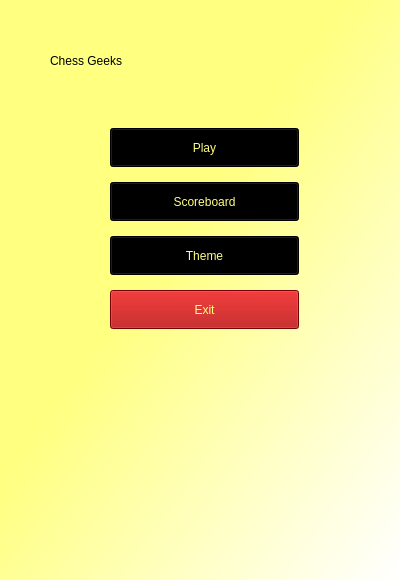
<?xml version="1.0" encoding="UTF-8"?>
<ui version="4.0">
 <class>MainForm</class>
 <widget class="QWidget" name="MainForm">
  <property name="geometry">
   <rect>
    <x>0</x>
    <y>0</y>
    <width>400</width>
    <height>580</height>
   </rect>
  </property>
  <property name="windowTitle">
   <string>Chess Geeks - Main</string>
  </property>
  <property name="autoFillBackground">
   <bool>false</bool>
  </property>
  <property name="styleSheet">
   <string notr="true">background-color: qlineargradient(spread:pad, x1:0.432, y1:0.409091, x2:1, y2:1, stop:0 rgba(255, 255, 127, 243), stop:1 rgba(255, 255, 255, 255));</string>
  </property>
  <widget class="QLabel" name="label">
   <property name="geometry">
    <rect>
     <x>50</x>
     <y>30</y>
     <width>321</width>
     <height>61</height>
    </rect>
   </property>
   <property name="styleSheet">
    <string notr="true">background-color: transparent;
font:38pt &quot;Cooper Black&quot;;</string>
   </property>
   <property name="text">
    <string>Chess Geeks</string>
   </property>
  </widget>
  <widget class="QPushButton" name="btnScoreboard">
   <property name="geometry">
    <rect>
     <x>110</x>
     <y>182</y>
     <width>189</width>
     <height>39</height>
    </rect>
   </property>
   <property name="styleSheet">
    <string notr="true">font: 75 20pt &quot;Times New Roman&quot;;
background-color: rgb(0, 0, 0);
color: rgb(255, 255, 127);</string>
   </property>
   <property name="text">
    <string>Scoreboard</string>
   </property>
  </widget>
  <widget class="QPushButton" name="btnPlay">
   <property name="geometry">
    <rect>
     <x>110</x>
     <y>128</y>
     <width>189</width>
     <height>39</height>
    </rect>
   </property>
   <property name="styleSheet">
    <string notr="true">font: 75 20pt &quot;Times New Roman&quot;;
background-color: rgb(0, 0, 0);
color: rgb(255, 255, 127);</string>
   </property>
   <property name="text">
    <string>Play</string>
   </property>
  </widget>
  <widget class="QPushButton" name="btnTheme">
   <property name="geometry">
    <rect>
     <x>110</x>
     <y>236</y>
     <width>189</width>
     <height>39</height>
    </rect>
   </property>
   <property name="styleSheet">
    <string notr="true">font: 75 20pt &quot;Times New Roman&quot;;
background-color: rgb(0, 0, 0);
color: rgb(255, 255, 127);</string>
   </property>
   <property name="text">
    <string>Theme</string>
   </property>
  </widget>
  <widget class="QPushButton" name="btnExit">
   <property name="geometry">
    <rect>
     <x>110</x>
     <y>290</y>
     <width>189</width>
     <height>39</height>
    </rect>
   </property>
   <property name="styleSheet">
    <string notr="true">font: 75 20pt &quot;Times New Roman&quot;;
background-color:rgb(170, 0, 0);
color: rgb(255, 255, 127);</string>
   </property>
   <property name="text">
    <string>Exit</string>
   </property>
  </widget>
  <widget class="QLabel" name="label_2">
   <property name="geometry">
    <rect>
     <x>-10</x>
     <y>120</y>
     <width>211</width>
     <height>371</height>
    </rect>
   </property>
   <property name="styleSheet">
    <string notr="true">background-color: transparent;
font:38pt &quot;Cooper Black&quot;;</string>
   </property>
   <property name="text">
    <string/>
   </property>
   <property name="pixmap">
    <pixmap>Images/king.png</pixmap>
   </property>
   <property name="scaledContents">
    <bool>true</bool>
   </property>
  </widget>
  <widget class="QLabel" name="label_3">
   <property name="geometry">
    <rect>
     <x>80</x>
     <y>90</y>
     <width>321</width>
     <height>491</height>
    </rect>
   </property>
   <property name="styleSheet">
    <string notr="true">background-color: rgba(255, 255, 255, 0);</string>
   </property>
   <property name="text">
    <string/>
   </property>
   <property name="pixmap">
    <pixmap>Images/logo2.png</pixmap>
   </property>
   <property name="scaledContents">
    <bool>true</bool>
   </property>
  </widget>
  <zorder>label_3</zorder>
  <zorder>label</zorder>
  <zorder>label_2</zorder>
  <zorder>btnExit</zorder>
  <zorder>btnTheme</zorder>
  <zorder>btnPlay</zorder>
  <zorder>btnScoreboard</zorder>
 </widget>
 <resources>
  <include location="Chess resources.qrc"/>
 </resources>
 <connections/>
</ui>
